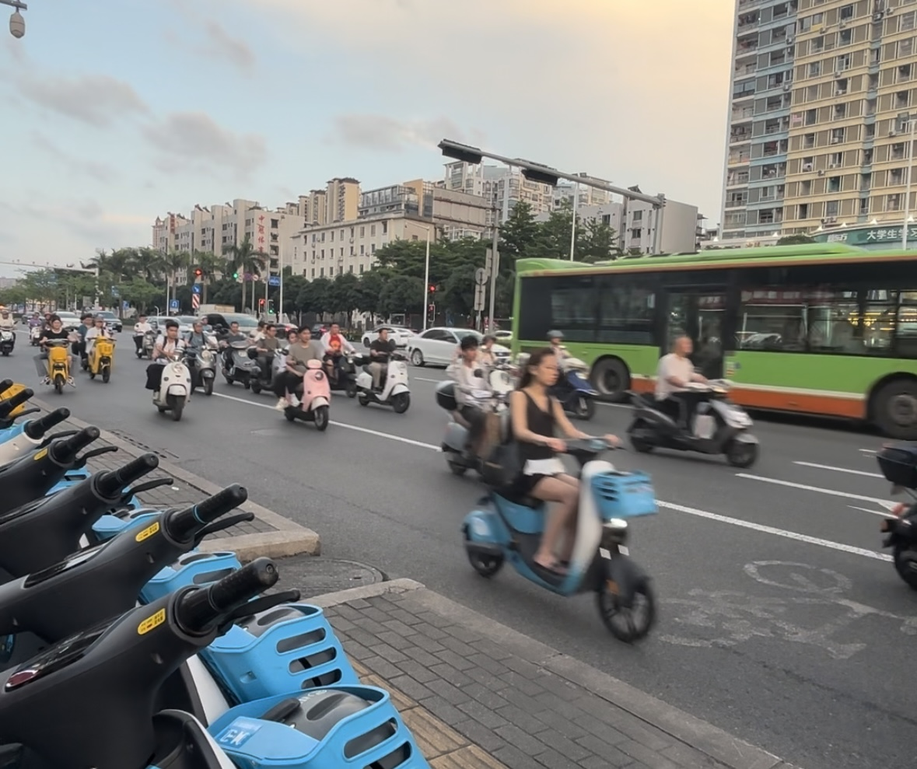
#> input picture datasets/广西大学南门口数据集/图片/6.png, 917 x 769 px, shrunk from 1179 x 989 before the run, found by its file name
$ python '随机裁剪.py'
#> lines starting #> are read from the running program, lines starting #| are printed output that depends on the picture
# -*- coding: utf-8 -*-
import random
import os
from PIL import Image
import cv2
import numpy as np


# Method 3: Random crop with scale factor (percentage of original size)
def random_crop_scale(image_path, output_path, scale_range=(0.5, 0.9)):
    """
    Random crop with random scale factor
    Args:
        scale_range: tuple (min_scale, max_scale) as percentage of original size
    """
#> called with scale_range = (0.5, 0.8)
    image = Image.open(image_path)
#> image is the input picture: PIL image 917x769 RGB; mean R, G, B 124.5, 126.2, 124
    img_width, img_height = image.size
#> img_width = 917; img_height = 769

    # Random scale factor
    scale = random.uniform(scale_range[0], scale_range[1])
    crop_width = int(img_width * scale)
#> crop_width = 690
    crop_height = int(img_height * scale)
#> crop_height = 579

    # Generate random crop coordinates
    left = random.randint(0, img_width - crop_width)
#> left = 194
    top = random.randint(0, img_height - crop_height)
#> top = 107
    right = left + crop_width
#> right = 884
    bottom = top + crop_height
#> bottom = 686

    # Crop the image
    cropped_image = image.crop((left, top, right, bottom))
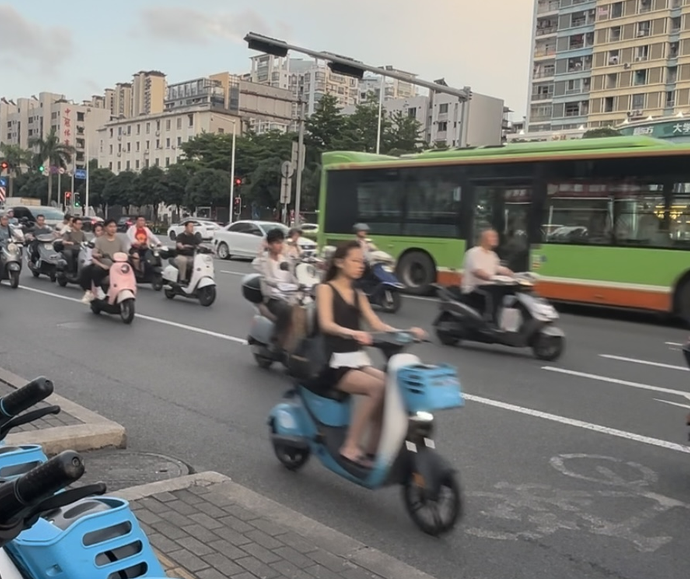
#> cropped_image: PIL image 690x579 RGB; mean R, G, B 118.7, 119.1, 115.2
    cropped_image.save(output_path)
    print(f"Random scaled crop saved to: {output_path}")
    print(f"Scale factor: {scale:.2f}, Crop size: ({crop_width}, {crop_height})")
#| Scale factor: 0.75, Crop size: (690, 579)
    return True

if __name__ == "__main__":
    input_image = "C:\\Users\\25311\Desktop\YOLOv8helmet\datasets\广西大学南门口数据集\图片\\6.png"
    random_crop_scale(input_image, "C:\\Users\\25311\Desktop\YOLOv8helmet\datasets\广西大学南门口数据集\图片\\6cropped_scale.jpg", (0.5, 0.8))

$ run again, with datasets/广西大学南门口数据集/图片/1.png copied over datasets/广西大学南门口数据集/图片/6.png
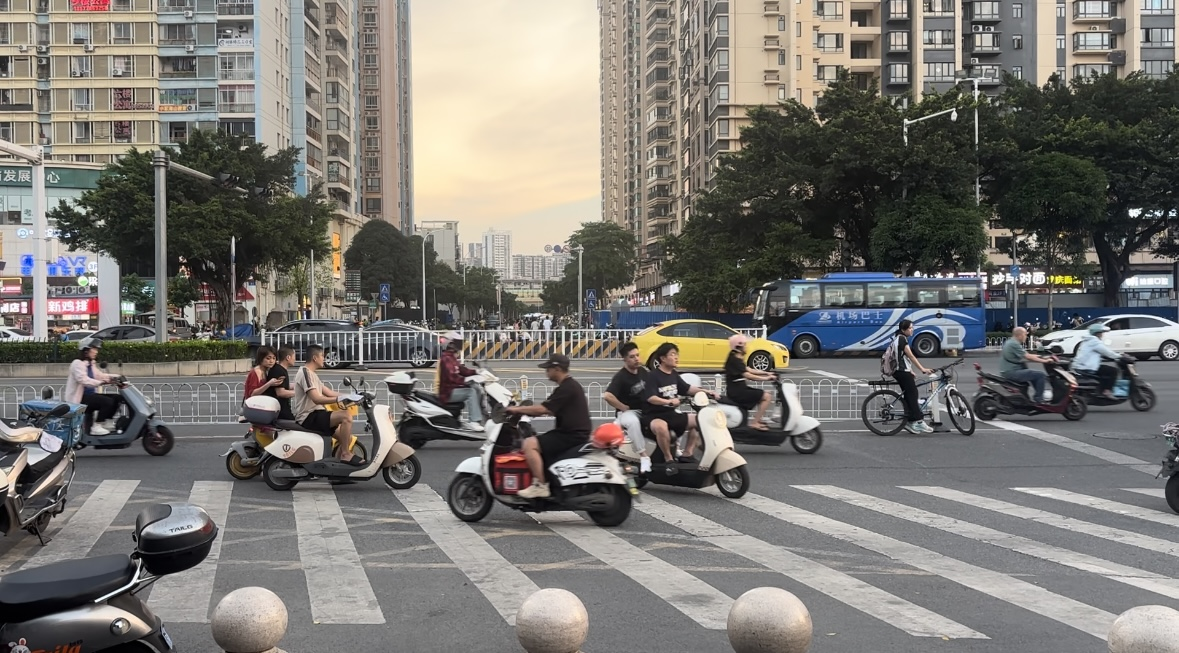
#> input picture datasets/广西大学南门口数据集/图片/1.png, 1179 x 653 px, found by its file name
#> in random_crop_scale, image is the input picture: PIL image 1179x653 RGB; mean R, G, B 121.2, 118.5, 113.7
#> in random_crop_scale, `cropped_image = image.crop((left, top, right, bottom))`:
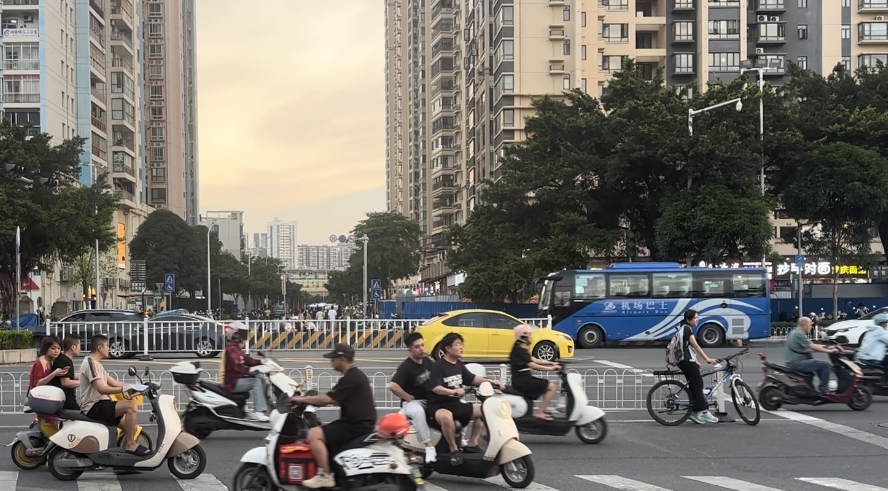
#> cropped_image: PIL image 888x491 RGB; mean R, G, B 117.1, 113.3, 106.5
#| Scale factor: 0.75, Crop size: (888, 491)

$ run again, with datasets/广西大学南门口数据集/图片/10.png copied over datasets/广西大学南门口数据集/图片/6.png
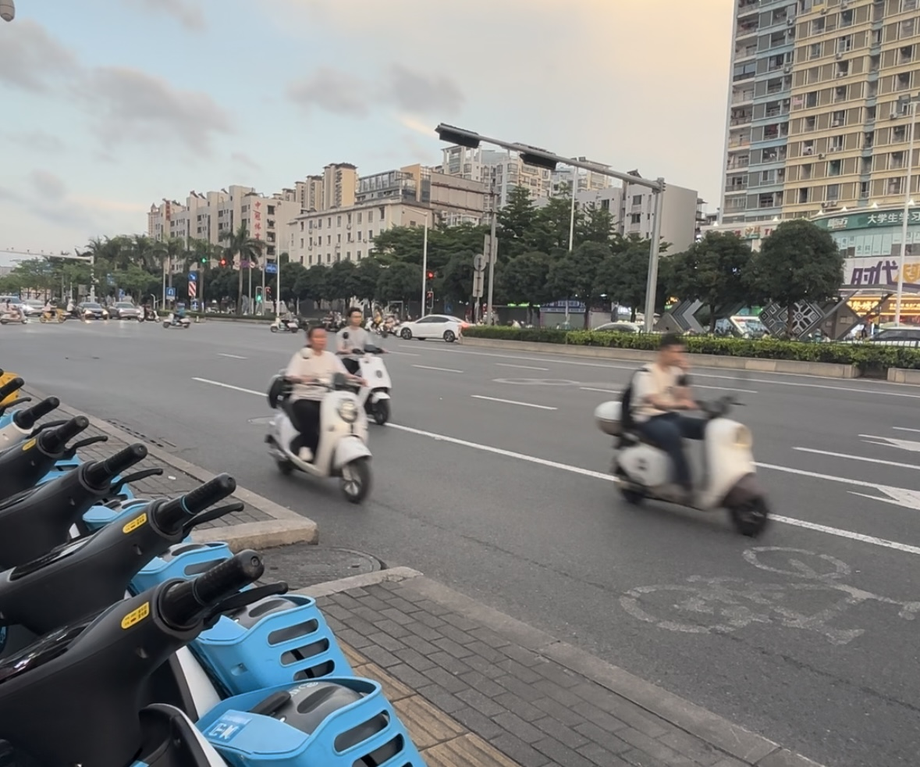
#> input picture datasets/广西大学南门口数据集/图片/10.png, 920 x 767 px, shrunk from 1179 x 982 before the run, found by its file name
#> in random_crop_scale, image is the input picture: PIL image 920x767 RGB; mean R, G, B 129.6, 130.4, 128.6
#> in random_crop_scale, `cropped_image = image.crop((left, top, right, bottom))`:
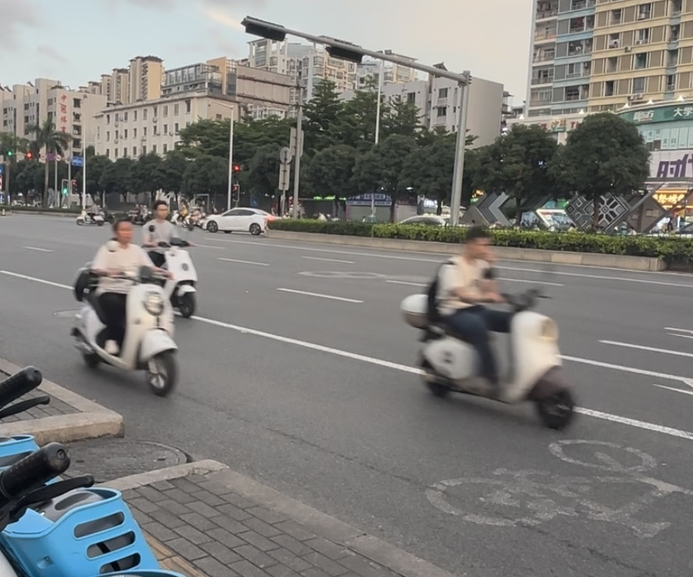
#> cropped_image: PIL image 693x577 RGB; mean R, G, B 125.1, 124.3, 121.1
#| Scale factor: 0.75, Crop size: (693, 577)

$ run again, with datasets/广西大学南门口数据集/图片/11.png copied over datasets/广西大学南门口数据集/图片/6.png
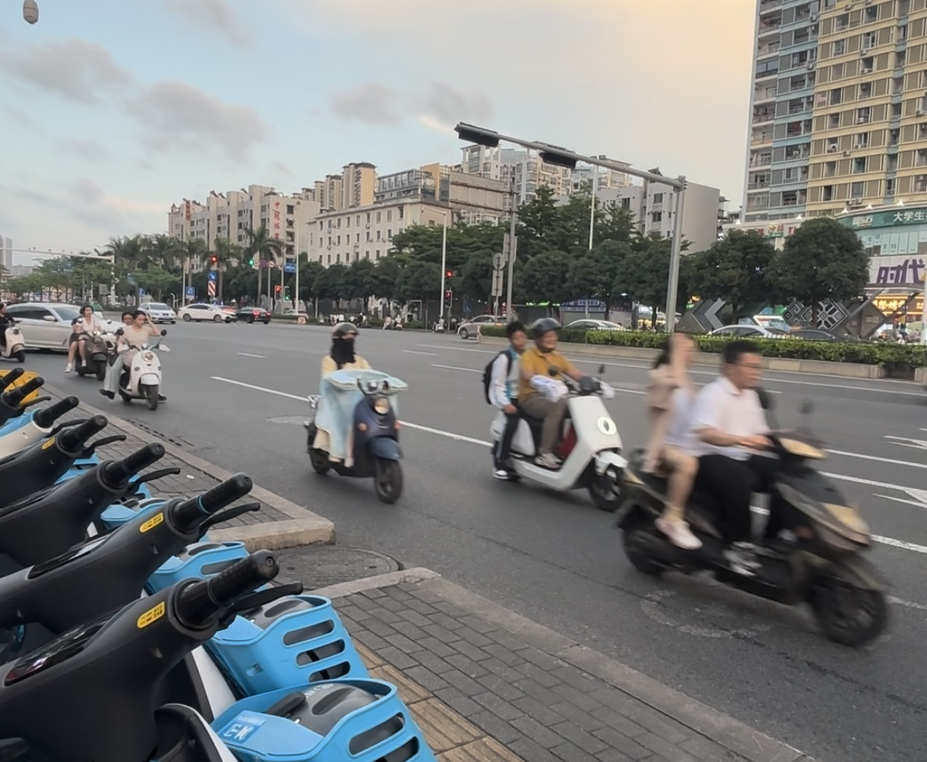
#> input picture datasets/广西大学南门口数据集/图片/11.png, 927 x 762 px, shrunk from 1179 x 969 before the run, found by its file name
#> in random_crop_scale, image is the input picture: PIL image 927x762 RGB; mean R, G, B 122.7, 124.1, 123
#> in random_crop_scale, `cropped_image = image.crop((left, top, right, bottom))`:
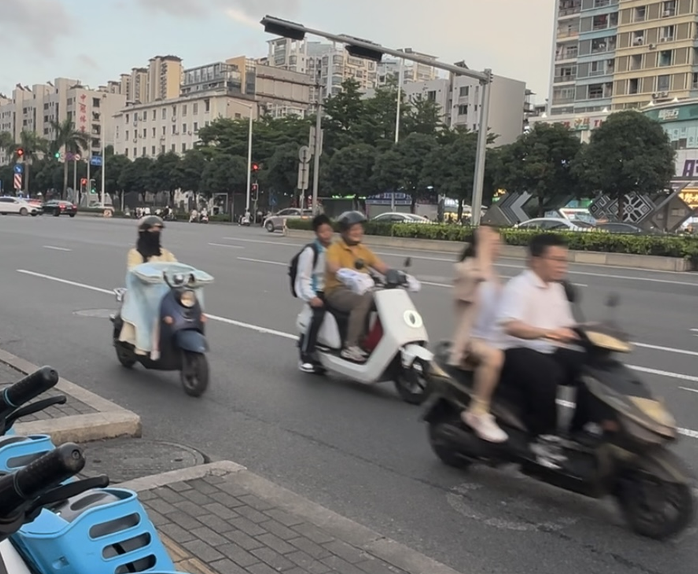
#> cropped_image: PIL image 698x574 RGB; mean R, G, B 115.5, 115.3, 113
#| Scale factor: 0.75, Crop size: (698, 574)
